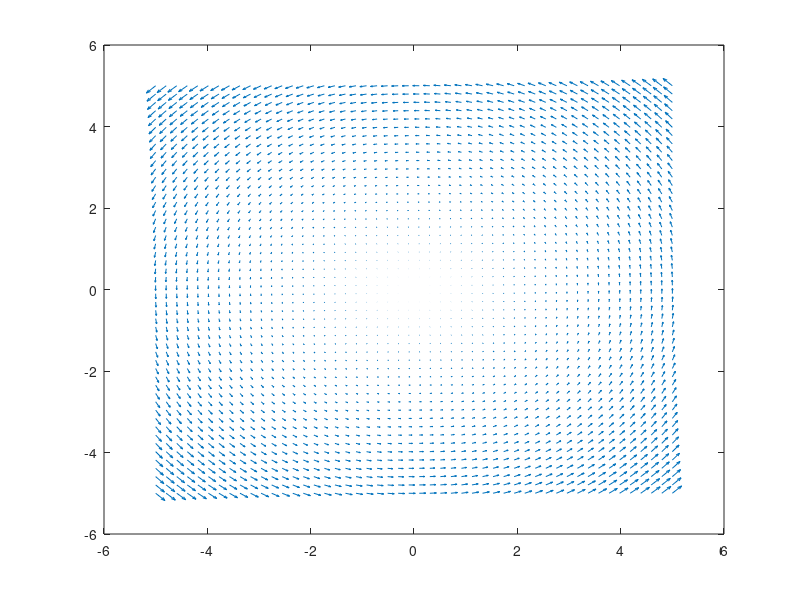

Source code (MATLAB):
resolution = 50;

x = linspace(-5,5,resolution);
y = linspace(-5,5,resolution);

[X,Y] = meshgrid(x,y);

u = -Y .* (X.^2 + Y.^2).^(.5);
v = X .* (X.^2 + Y.^2).^(.5);

quiver(X,Y,u,v)

% u = -y .* (x.^2 + y.^2).^(.5);
% v = x .* (x.^2 + y.^2).^(.5);